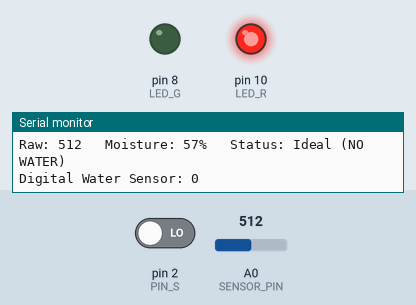
This sketch was run on a simulated Arduino Uno, built with avr-gcc and run on an emulated ATmega328P. Parts: output pins drawn as LEDs (lit = HIGH), the last lines printed to the serial monitor. Inputs (shaded band) come from the test bench; at power-on: pin 2 (PIN_S) LOW, A0 (SENSOR_PIN) = 512.

Above: at 1.2 s.
1.3 s: pin 2 (PIN_S) driven HIGH
At 3.4 s:
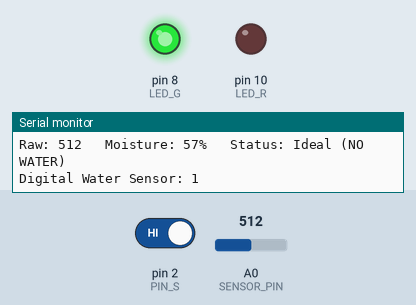
6.8 s: pin 2 (PIN_S) driven LOW
At 8.3 s:
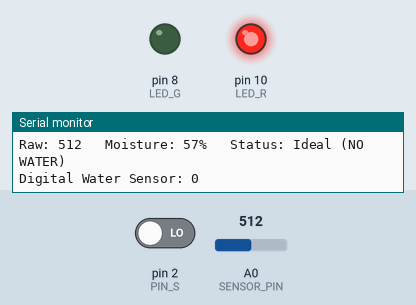
Timing chart, 0 to 9.8 s (numbered marks = the images above; inputs shaded):
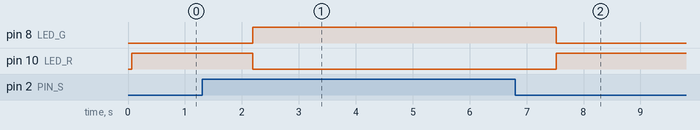

The sketch:

Water_Soil_Test.ino
```cpp
//  Soil Moisture & Water Sensor Working
//  Reads Analog Voltage from Soil Moisture Sensor
//  Converts Raw Value to Percentage Based on (DRY/WET) Ref. Values
//  States (Too Dry, Ideal, Too Wet)
//  Reads Digital Water Sensor Drives (GREEN/RED) LED
//  Print Status Info

// Analog Moisture Sensor (Pin A0)
const int SENSOR_PIN = A0;

// Cal Points (Plant Dependent)
const int DRY_VALUE = 800;  // Air Dry Soil
const int WET_VALUE = 300;  // Wet Soil

// Status Thresholds (Percentage)
const int NEED_WATER_PCT = 35;  // Too Dry (Needs Water)
const int IDEAL_MIN_PCT  = 40;  // Ideal Lower Bound
const int IDEAL_MAX_PCT  = 70;  // Ideal Upper Bound
const int TOO_WET_PCT    = 85;  // Too Wet (No Water)

// # Samples to Average
const int AVG_SAMPLES = 10;


// Digital Water Sensor & LEDs

// Water sensor: (WET = 1) & (LOW = 0)
const int PIN_S    = 2;   // Digital Water Sensor (Pin D2)
const int LED_G    = 8;   // Green LED (Pin D8)
const int LED_R    = 10;  // Red LED (Pin D10)


void setup()
{
  Serial.begin(9600);

  while (!Serial) ;

  Serial.println("Soil Moisture & Water Sensor Started");

  // Digital water sensor + LEDs
  pinMode(PIN_S, INPUT);
  pinMode(LED_G, OUTPUT);
  pinMode(LED_R, OUTPUT);
}


void loop()
{
  // Analog Soil Moisture Sensor
  // Read & Take Average
  int raw = readAverage(SENSOR_PIN);

  // Convert Raw (0–1023) to Percentage (0–100%)
  int percent = mapToPercent(raw);

  // Determine Soil State (Too Dry, Ideal, Too Wet)
  String state = classifyState(percent);

  // Print Raw (0–1023)
  Serial.print("Raw: ");
  Serial.print(raw);

  // Print Percentage (0–100%)
  Serial.print("   Moisture: ");
  Serial.print(percent);

  // Print Soil State
  Serial.print("%   Status: ");
  Serial.println(state);


  // Digital Water Level Sensor & LEDs
  bool wet = digitalRead(PIN_S);  // (WET = 1) & (DRY = 0)

  Serial.print("Digital Water Sensor: ");
  Serial.println(wet);

  if (wet)
  {
    // Basin has Water: (GREEN = ON) / (RED = OFF)
    digitalWrite(LED_G, HIGH);
    digitalWrite(LED_R, LOW);
  }

  else
  {
    // Basin Low: (GREEN = OFF) / (RED = ON)
    digitalWrite(LED_G, LOW);
    digitalWrite(LED_R, HIGH);
  }
  delay(1000);
}


// Take 10 Soil Moisture Readings, Average Results, Return Average
int readAverage(int pin)
{
  long sum = 0;

  // Take Readings
  for (int i = 0; i < AVG_SAMPLES; i++)
  {
    // Read, Add Val to Total
    sum += analogRead(pin);
    delay(5);
  }

  // Calculate / Return AVG
  return sum / AVG_SAMPLES;
}


// Convert Raw Sensor Voltage -> (0–100%)
int mapToPercent(int raw)
{
  // Calculate (WET/DRY) Range
  int span = DRY_VALUE - WET_VALUE;

  // Avoid Div by 0
  if (span <= 0)
  {
    span = 1;
  }

  // Convert Raw to (%) To Range (LOW = WET)
  int percent = (DRY_VALUE - raw) * 100L / span;

  // Clamp (0–100%)
  if (percent < 0)
  {
    percent = 0;
  }
  if (percent > 100)
  {
    percent = 100;
  }

  // Return percentage
  return percent;
}


// Check Mooisture State
String classifyState(int percent)
{
  // Below (NEED WATER) Level
  if (percent < NEED_WATER_PCT)
  {
    // TOO DRY (Need Water)
    return "Too Dry (NEED WATER)";
  }
  // Within Ideal State
  else if (percent >= IDEAL_MIN_PCT && percent <= IDEAL_MAX_PCT)
  {
    // NO Water Needed
    return "Ideal (NO WATER)";
  }
  // Too Wet (NO Water Needed)
  else
  {
    // NO Water Needed
    return "Too Wet (NO WATER)";
  }
}
```

Measured:
- after the input at 1.3 s, pin 8 (LED_G): LOW → HIGH after 0.89 s; pin 10 (LED_R): HIGH → LOW after 0.89 s
- after the input at 6.8 s, pin 8 (LED_G): HIGH → LOW after 0.72 s; pin 10 (LED_R): LOW → HIGH after 0.72 s
